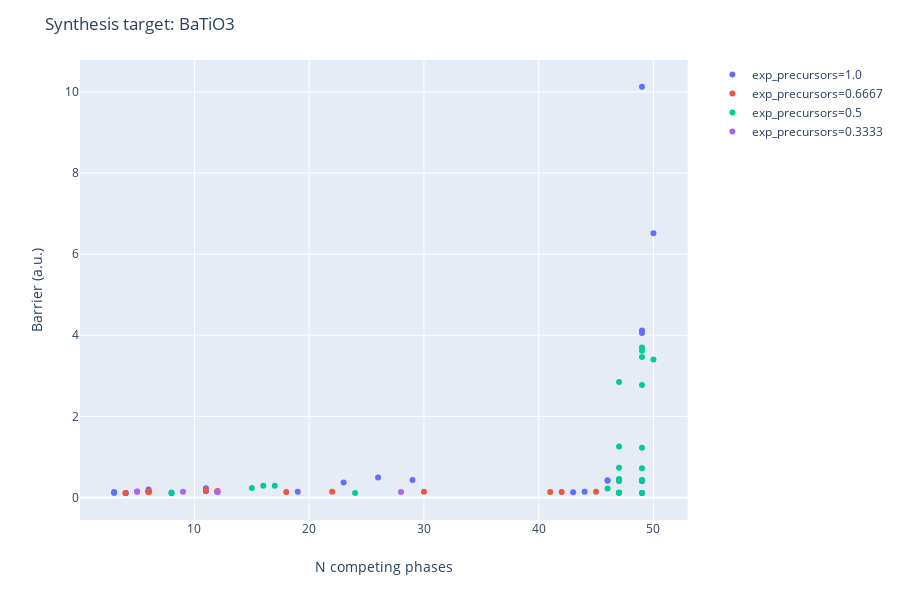

The cell this chart's notebook holds for it:
### Code cell
router.recommend_routes(temperature=1000, pressure=DEFAULT_GAS_PRESSURES,
                        allow_gas_release=True, show_known_precursors_only=False, max_component_precursors=2)

### Figure 1 — Plotly figure (JSON) as saved in the notebook; plotly's stock layout.template omitted (floating-point values rounded to 4 significant figures)
{"data": [{"customdata": [["1.0 TiO2(mp-554278) + 1.0 BaO(mp-1342)"], ["-1.0 CO2(mp-20066) + 1.0 TiO2(mp-554278) + 1.0 BaCO3(mp-5504)"], ["1.0 TiO(mp-1071163) + 1.0 BaO2(mp-1105)"], ["-0.5 CO2(mp-20066) + 1.0 TiO2(mp-554278) + 0.5 C(mp-568286) + 1.0 BaO2(mp-1105)"], ["-0.25 CO2(mp-20066) + 0.75 TiO2(mp-554278) + 0.25 TiC(mp-631) + 1.0 BaO2(mp-1105)"], ["1.0 TiO2(mp-554278) + 1.0 BaO2(mp-1105) + -0.5 O2(mp-1091399)"], ["0.5 TiO2(mp-554278) + 1.0 BaO2(mp-1105) + 0.5 Ti(mp-72)"], ["1.0 TiO2(mp-554278) + 0.5 BaO2(mp-1105) + 0.5 Ba(mp-122)"], ["1.0 TiO2(mp-554278) + 0.5 O2(mp-1091399) + 1.0 Ba(mp-122)"], ["1.0 BaO(mp-1342) + 1.0 TiO(mp-1071163) + 0.5 O2(mp-1091399)"], ["0.5 BaO(mp-1342) + 0.5 Ti2O3(mp-458) + 0.5 BaO2(mp-1105)"], ["1.0 BaO(mp-1342) + 0.5 Ti2O3(mp-458) + 0.25 O2(mp-1091399)"], ["-1.0 CO2(mp-20066) + 1.0 BaO(mp-1342) + 1.0 TiC(mp-631) + 2.0 O2(mp-1091399)"], ["1.0 BaO(mp-1342) + 1.0 O2(mp-1091399) + 1.0 Ti(mp-72)"], ["-0.25 CO2(mp-20066) + 0.25 C(mp-568286) + 0.5 Ti2O3(mp-458) + 1.0 BaO2(mp-1105)"], ["-1.0 CO2(mp-20066) + 1.0 BaCO3(mp-5504) + 1.0 TiO(mp-1071163) + 0.5 O2(mp-1091399)"], ["-0.5 CO2(mp-20066) + 0.5 BaCO3(mp-5504) + 0.5 Ti2O3(mp-458) + 0.5 BaO2(mp-1105)"], ["-1.0 CO2(mp-20066) + 1.0 BaCO3(mp-5504) + 0.5 Ti2O3(mp-458) + 0.25 O2(mp-1091399)"], ["-2.0 CO2(mp-20066) + 1.0 BaCO3(mp-5504) + 1.0 TiC(mp-631) + 2.0 O2(mp-1091399)"], ["-1.0 CO2(mp-20066) + 1.0 BaCO3(mp-5504) + 1.0 O2(mp-1091399) + 1.0 Ti(mp-72)"], ["1.0 TiO(mp-1071163) + 1.0 O2(mp-1091399) + 1.0 Ba(mp-122)"], ["-0.1429 CO2(mp-20066) + 0.4286 Ti2O3(mp-458) + 0.1429 TiC(mp-631) + 1.0 BaO2(mp-1105)"], ["0.5 Ti2O3(mp-458) + 1.0 BaO2(mp-1105) + -0.25 O2(mp-1091399)"], ["0.3333 Ti2O3(mp-458) + 1.0 BaO2(mp-1105) + 0.3333 Ti(mp-72)"], ["0.5 Ti2O3(mp-458) + 0.75 BaO2(mp-1105) + 0.25 Ba(mp-122)"], ["0.5 Ti2O3(mp-458) + 0.75 O2(mp-1091399) + 1.0 Ba(mp-122)"], ["-1.0 CO2(mp-20066) + 1.0 TiC(mp-631) + 1.0 BaO2(mp-1105) + 1.5 O2(mp-1091399)"], ["-1.0 CO2(mp-20066) + 1.0 TiC(mp-631) + 2.5 O2(mp-1091399) + 1.0 Ba(mp-122)"], ["1.0 BaO2(mp-1105) + 0.5 O2(mp-1091399) + 1.0 Ti(mp-72)"], ["1.5 O2(mp-1091399) + 1.0 Ti(mp-72) + 1.0 Ba(mp-122)"]], "hoverlabel": {"namelength": 0}, "hovertemplate": "exp_precursors=1.0<br>n_competing=%{x}<br>barrier=%{y}<br>summary=%{customdata[0]}", "legendgroup": "exp_precursors=1.0", "marker": {"color": "#636efa", "symbol": "circle"}, "mode": "markers", "name": "exp_precursors=1.0", "showlegend": true, "type": "scatter", "x": [26, 23, 8, 43, 44, 29, 4, 11, 11, 46, 3, 6, 49, 49, 6, 46, 6, 5, 49, 47, 49, 6, 6, 3, 19, 47, 49, 50, 4, 49], "xaxis": "x", "y": [0.49, 0.3714, 0.1062, 0.1299, 0.1403, 0.4282, 0.11, 0.1523, 0.2292, 0.4242, 0.1364, 0.1438, 4.054, 4.12, 0.134, 0.4136, 0.1552, 0.1446, 0.4136, 0.4085, 0.4066, 0.1409, 0.1934, 0.111, 0.1382, 0.1142, 0.1073, 6.512, 0.1036, 10.13], "yaxis": "y"}, {"customdata": [["0.3333 Ti2O(mp-1215) + 0.3333 TiO2(mp-554278) + 1.0 BaO2(mp-1105)"], ["0.25 Ti2O(mp-1215) + 0.25 Ti2O3(mp-458) + 1.0 BaO2(mp-1105)"], ["0.4545 TiO2(mp-554278) + 0.0909 Ti6O(mp-554098) + 1.0 BaO2(mp-1105)"], ["0.4 TiO2(mp-554278) + 0.2 Ti3O(mp-2591) + 1.0 BaO2(mp-1105)"], ["-0.1923 CO2(mp-20066) + 0.6923 TiO2(mp-554278) + 0.0385 Ti8C5(mp-27919) + 1.0 BaO2(mp-1105)"], ["-0.1667 CO2(mp-20066) + 0.6667 TiO2(mp-554278) + 0.1667 Ti2C(mp-10721) + 1.0 BaO2(mp-1105)"], ["0.0625 Ti6O(mp-554098) + 0.3125 Ti2O3(mp-458) + 1.0 BaO2(mp-1105)"], ["0.1429 Ti3O(mp-2591) + 0.2857 Ti2O3(mp-458) + 1.0 BaO2(mp-1105)"], ["0.6667 BaO(mp-1342) + 0.3333 Ti3O5(mp-1147) + 0.3333 BaO2(mp-1105)"], ["-0.3333 CO2(mp-20066) + 0.3333 Ti3O5(mp-1147) + 0.3333 C(mp-568286) + 1.0 BaO2(mp-1105)"], ["-0.6667 CO2(mp-20066) + 0.3333 Ti3O5(mp-1147) + 0.6667 BaCO3(mp-5504) + 0.3333 BaO2(mp-1105)"], ["-0.1818 CO2(mp-20066) + 0.2727 Ti3O5(mp-1147) + 0.1818 TiC(mp-631) + 1.0 BaO2(mp-1105)"], ["0.2 Ti3O5(mp-1147) + 1.0 BaO2(mp-1105) + 0.4 Ti(mp-72)"], ["0.3333 Ti3O5(mp-1147) + 0.6667 BaO2(mp-1105) + 0.3333 Ba(mp-122)"], ["-0.1136 CO2(mp-20066) + 0.0227 Ti8C5(mp-27919) + 0.4091 Ti2O3(mp-458) + 1.0 BaO2(mp-1105)"], ["-0.1 CO2(mp-20066) + 0.4 Ti2O3(mp-458) + 0.1 Ti2C(mp-10721) + 1.0 BaO2(mp-1105)"]], "hoverlabel": {"namelength": 0}, "hovertemplate": "exp_precursors=0.6667<br>n_competing=%{x}<br>barrier=%{y}<br>summary=%{customdata[0]}", "legendgroup": "exp_precursors=0.6667", "marker": {"color": "#EF553B", "symbol": "circle"}, "mode": "markers", "name": "exp_precursors=0.6667", "showlegend": true, "type": "scatter", "x": [6, 6, 42, 41, 45, 22, 18, 6, 12, 12, 11, 12, 4, 30, 6, 6], "xaxis": "x", "y": [0.1381, 0.1383, 0.1345, 0.137, 0.1396, 0.1389, 0.137, 0.1378, 0.1567, 0.1327, 0.1626, 0.1419, 0.1106, 0.1425, 0.1404, 0.1399], "yaxis": "y"}, {"customdata": [["0.5 Ti2O(mp-1215) + 1.0 BaO(mp-1342) + 0.75 O2(mp-1091399)"], ["-1.0 CO2(mp-20066) + 0.5 Ti2O(mp-1215) + 1.0 BaCO3(mp-5504) + 0.75 O2(mp-1091399)"], ["0.5 Ti2O(mp-1215) + 1.0 BaO2(mp-1105) + 0.25 O2(mp-1091399)"], ["0.5 Ti2O(mp-1215) + 1.25 O2(mp-1091399) + 1.0 Ba(mp-122)"], ["0.1667 Ti6O(mp-554098) + 1.0 BaO(mp-1342) + 0.9167 O2(mp-1091399)"], ["-1.0 CO2(mp-20066) + 0.1667 Ti6O(mp-554098) + 1.0 BaCO3(mp-5504) + 0.9167 O2(mp-1091399)"], ["0.1667 Ti6O(mp-554098) + 1.0 BaO2(mp-1105) + 0.4167 O2(mp-1091399)"], ["0.1667 Ti6O(mp-554098) + 1.4167 O2(mp-1091399) + 1.0 Ba(mp-122)"], ["0.3333 Ti3O(mp-2591) + 1.0 BaO(mp-1342) + 0.8333 O2(mp-1091399)"], ["-1.0 CO2(mp-20066) + 0.3333 Ti3O(mp-2591) + 1.0 BaCO3(mp-5504) + 0.8333 O2(mp-1091399)"], ["0.3333 Ti3O(mp-2591) + 1.0 BaO2(mp-1105) + 0.3333 O2(mp-1091399)"], ["0.3333 Ti3O(mp-2591) + 1.3333 O2(mp-1091399) + 1.0 Ba(mp-122)"], ["1.0 BaO(mp-1342) + 0.3333 Ti3O5(mp-1147) + 0.1667 O2(mp-1091399)"], ["-0.625 CO2(mp-20066) + 1.0 BaO(mp-1342) + 0.125 Ti8C5(mp-27919) + 1.625 O2(mp-1091399)"], ["-0.5 CO2(mp-20066) + 1.0 BaO(mp-1342) + 0.5 Ti2C(mp-10721) + 1.5 O2(mp-1091399)"], ["-1.0 CO2(mp-20066) + 0.3333 Ti3O5(mp-1147) + 1.0 BaCO3(mp-5504) + 0.1667 O2(mp-1091399)"], ["0.3333 Ti3O5(mp-1147) + 1.0 BaO2(mp-1105) + -0.3333 O2(mp-1091399)"], ["0.3333 Ti3O5(mp-1147) + 0.6667 O2(mp-1091399) + 1.0 Ba(mp-122)"], ["-1.625 CO2(mp-20066) + 0.125 Ti8C5(mp-27919) + 1.0 BaCO3(mp-5504) + 1.625 O2(mp-1091399)"], ["-0.625 CO2(mp-20066) + 0.125 Ti8C5(mp-27919) + 1.0 BaO2(mp-1105) + 1.125 O2(mp-1091399)"], ["-0.625 CO2(mp-20066) + 0.125 Ti8C5(mp-27919) + 2.125 O2(mp-1091399) + 1.0 Ba(mp-122)"], ["-1.5 CO2(mp-20066) + 1.0 BaCO3(mp-5504) + 0.5 Ti2C(mp-10721) + 1.5 O2(mp-1091399)"], ["-0.5 CO2(mp-20066) + 0.5 Ti2C(mp-10721) + 1.0 BaO2(mp-1105) + 1.0 O2(mp-1091399)"], ["-0.5 CO2(mp-20066) + 0.5 Ti2C(mp-10721) + 2.0 O2(mp-1091399) + 1.0 Ba(mp-122)"]], "hoverlabel": {"namelength": 0}, "hovertemplate": "exp_precursors=0.5<br>n_competing=%{x}<br>barrier=%{y}<br>summary=%{customdata[0]}", "legendgroup": "exp_precursors=0.5", "marker": {"color": "#00cc96", "symbol": "circle"}, "mode": "markers", "name": "exp_precursors=0.5", "showlegend": true, "type": "scatter", "x": [47, 47, 8, 49, 47, 47, 47, 49, 47, 47, 47, 49, 17, 49, 49, 16, 15, 46, 49, 49, 50, 49, 24, 49], "xaxis": "x", "y": [0.7329, 0.4351, 0.1215, 0.7177, 2.849, 0.423, 0.1142, 2.774, 1.253, 0.4525, 0.1178, 1.228, 0.2908, 3.463, 3.699, 0.2909, 0.2361, 0.2208, 0.4257, 0.1096, 3.401, 0.4279, 0.1106, 3.619], "yaxis": "y"}, {"customdata": [["0.2857 Ti2O(mp-1215) + 0.1429 Ti3O5(mp-1147) + 1.0 BaO2(mp-1105)"], ["0.0741 Ti6O(mp-554098) + 0.1852 Ti3O5(mp-1147) + 1.0 BaO2(mp-1105)"], ["0.1667 Ti3O(mp-2591) + 0.1667 Ti3O5(mp-1147) + 1.0 BaO2(mp-1105)"], ["-0.1429 CO2(mp-20066) + 0.2571 Ti3O5(mp-1147) + 0.0286 Ti8C5(mp-27919) + 1.0 BaO2(mp-1105)"], ["-0.125 CO2(mp-20066) + 0.25 Ti3O5(mp-1147) + 0.125 Ti2C(mp-10721) + 1.0 BaO2(mp-1105)"]], "hoverlabel": {"namelength": 0}, "hovertemplate": "exp_precursors=0.3333<br>n_competing=%{x}<br>barrier=%{y}<br>summary=%{customdata[0]}", "legendgroup": "exp_precursors=0.3333", "marker": {"color": "#ab63fa", "symbol": "circle"}, "mode": "markers", "name": "exp_precursors=0.3333", "showlegend": true, "type": "scatter", "x": [5, 28, 9, 12, 12], "xaxis": "x", "y": [0.1391, 0.1361, 0.1384, 0.1412, 0.1406], "yaxis": "y"}], "layout": {"height": 600, "legend": {"tracegroupgap": 0}, "margin": {"t": 60}, "title": {"text": "Synthesis target: BaTiO3"}, "xaxis": {"anchor": "y", "domain": [0, 0.98], "title": {"text": "N competing phases"}}, "yaxis": {"anchor": "x", "domain": [0, 1], "title": {"text": "Barrier (a.u.)"}}}}
